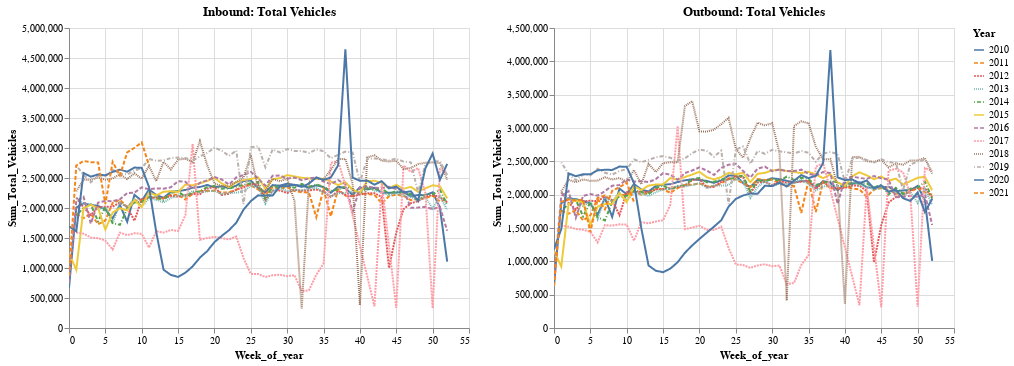

Notebook source saved alongside this figure:
### Code cell
ingoing_chart = alt.Chart(ingoing).mark_line().encode(
    x='Week_of_year',
    y='Sum_Total_Vehicles',
    color='Year',
    strokeDash='Year',
).properties(title='Inbound: Total Vehicles').interactive()

outgoing_chart = alt.Chart(outgoing).mark_line().encode(
    x='Week_of_year',
    y='Sum_Total_Vehicles',
    color='Year',
    strokeDash='Year',
).properties(title='Outbound: Total Vehicles').interactive()

alt.hconcat(
   ingoing_chart,
   outgoing_chart,
)

### Figure 1 — Vega-Lite specification as saved in the notebook (floating-point values rounded to 4 significant figures; data arrays with more than 128 entries replaced by an {"elided": "..."} marker saying what was removed)
{"config": {"view": {"continuousWidth": 400, "continuousHeight": 300}}, "hconcat": [{"data": {"name": "data-34681bdbab8d36b457f072fc32eaa456"}, "mark": "line", "encoding": {"color": {"type": "nominal", "field": "Year"}, "strokeDash": {"type": "nominal", "field": "Year"}, "x": {"type": "quantitative", "field": "Week_of_year"}, "y": {"type": "quantitative", "field": "Sum_Total_Vehicles"}}, "selection": {"selector001": {"type": "interval", "bind": "scales", "encodings": ["x", "y"]}}, "title": "Inbound: Total Vehicles"}, {"data": {"name": "data-150f0e3395a55e7beaf98a6c1eb7fc88"}, "mark": "line", "encoding": {"color": {"type": "nominal", "field": "Year"}, "strokeDash": {"type": "nominal", "field": "Year"}, "x": {"type": "quantitative", "field": "Week_of_year"}, "y": {"type": "quantitative", "field": "Sum_Total_Vehicles"}}, "selection": {"selector002": {"type": "interval", "bind": "scales", "encodings": ["x", "y"]}}, "title": "Outbound: Total Vehicles"}], "$schema": "https://vega.github.io/schema/vega-lite/v4.8.1.json", "datasets": {"data-34681bdbab8d36b457f072fc32eaa456": {"elided": "584 records"}, "data-150f0e3395a55e7beaf98a6c1eb7fc88": {"elided": "584 records"}}}
